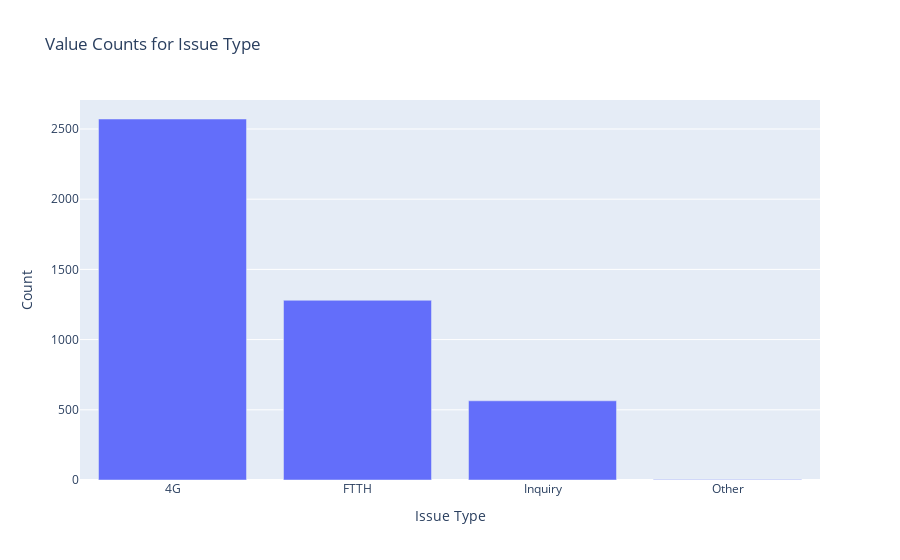
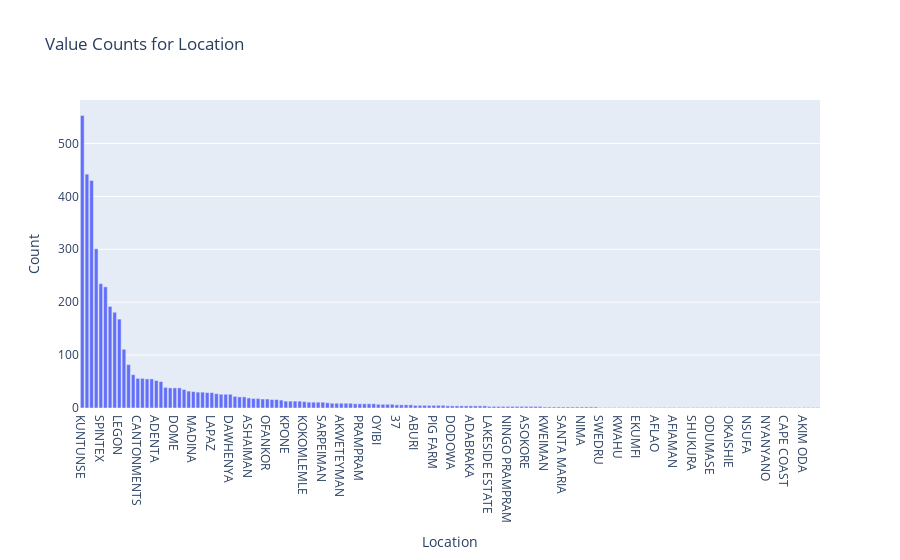
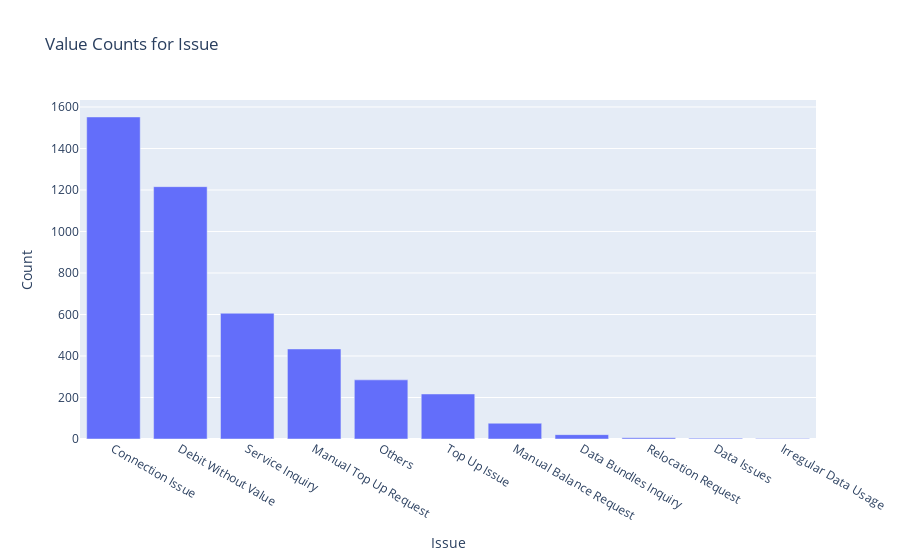
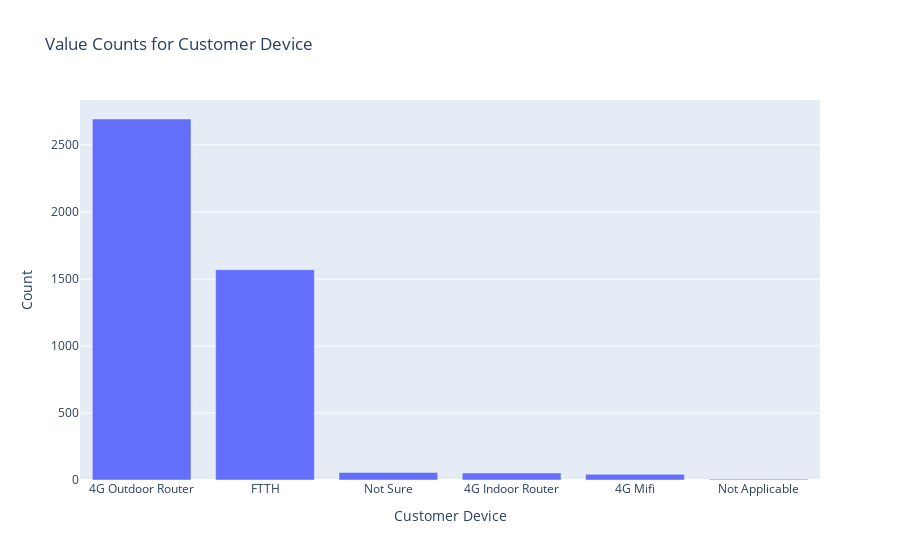

The notebook cell saved with these charts, in order:
### Markdown cell above
UNIVARIATE ANALYSIS

### Code cell
# Columns to exclude from the loop
exclude_columns = ['ID','Name', 'Phone', 'Email', 'Date']

# Loop through each column
for column in Telecom_2023.columns:
    # Skip excluded columns
    if column in exclude_columns:
        continue
    
    # Get unique values and their counts
    value_counts = Telecom_2023[column].value_counts()
    
    # Create bar chart
    fig = px.bar(value_counts, x=value_counts.index, y=value_counts.values, 
                 labels={'x': column, 'y': 'Count'}, 
                 title=f"Value Counts for {column}")
    
    # Show plot
    fig.show()

### Figure 1 — Plotly figure (JSON) as saved in the notebook; plotly's stock layout.template omitted (floating-point values rounded to 4 significant figures)
{"data": [{"alignmentgroup": "True", "hovertemplate": "Issue Type=%{x}<br>Count=%{y}<extra></extra>", "legendgroup": "", "marker": {"color": "#636efa", "pattern": {"shape": ""}}, "name": "", "offsetgroup": "", "orientation": "v", "showlegend": false, "textposition": "auto", "type": "bar", "x": ["4G", "FTTH", "Inquiry", "Other"], "xaxis": "x", "y": [2571, 1280, 564, 4], "yaxis": "y"}], "layout": {"barmode": "relative", "legend": {"tracegroupgap": 0}, "title": {"text": "Value Counts for Issue Type"}, "xaxis": {"anchor": "y", "domain": [0, 1], "title": {"text": "Issue Type"}}, "yaxis": {"anchor": "x", "domain": [0, 1], "title": {"text": "Count"}}}}

### Figure 2 — Plotly figure (JSON) as saved in the notebook; plotly's stock layout.template omitted (floating-point values rounded to 4 significant figures; data arrays with more than 128 entries replaced by an {"elided": "..."} marker saying what was removed)
{"data": [{"alignmentgroup": "True", "hovertemplate": "Location=%{x}<br>Count=%{y}<extra></extra>", "legendgroup": "", "marker": {"color": "#636efa", "pattern": {"shape": ""}}, "name": "", "offsetgroup": "", "orientation": "v", "showlegend": false, "textposition": "auto", "type": "bar", "x": {"elided": "160 str values"}, "xaxis": "x", "y": {"elided": "160 int values"}, "yaxis": "y"}], "layout": {"barmode": "relative", "legend": {"tracegroupgap": 0}, "title": {"text": "Value Counts for Location"}, "xaxis": {"anchor": "y", "domain": [0, 1], "title": {"text": "Location"}}, "yaxis": {"anchor": "x", "domain": [0, 1], "title": {"text": "Count"}}}}

### Figure 3 — Plotly figure (JSON) as saved in the notebook; plotly's stock layout.template omitted (floating-point values rounded to 4 significant figures)
{"data": [{"alignmentgroup": "True", "hovertemplate": "Issue=%{x}<br>Count=%{y}<extra></extra>", "legendgroup": "", "marker": {"color": "#636efa", "pattern": {"shape": ""}}, "name": "", "offsetgroup": "", "orientation": "v", "showlegend": false, "textposition": "auto", "type": "bar", "x": ["Connection Issue", "Debit Without Value", "Service Inquiry", "Manual Top Up Request", "Others", "Top Up Issue", "Manual Balance Request", "Data Bundles Inquiry", "Relocation Request", "Data Issues", "Irregular Data Usage"], "xaxis": "x", "y": [1552, 1216, 606, 434, 285, 217, 76, 21, 6, 4, 2], "yaxis": "y"}], "layout": {"barmode": "relative", "legend": {"tracegroupgap": 0}, "title": {"text": "Value Counts for Issue"}, "xaxis": {"anchor": "y", "domain": [0, 1], "title": {"text": "Issue"}}, "yaxis": {"anchor": "x", "domain": [0, 1], "title": {"text": "Count"}}}}

### Figure 4 — Plotly figure (JSON) as saved in the notebook; plotly's stock layout.template omitted (floating-point values rounded to 4 significant figures)
{"data": [{"alignmentgroup": "True", "hovertemplate": "Customer Device=%{x}<br>Count=%{y}<extra></extra>", "legendgroup": "", "marker": {"color": "#636efa", "pattern": {"shape": ""}}, "name": "", "offsetgroup": "", "orientation": "v", "showlegend": false, "textposition": "auto", "type": "bar", "x": ["4G Outdoor Router", "FTTH", "Not Sure", "4G Indoor Router", "4G Mifi", "Not Applicable"], "xaxis": "x", "y": [2694, 1569, 56, 52, 42, 6], "yaxis": "y"}], "layout": {"barmode": "relative", "legend": {"tracegroupgap": 0}, "title": {"text": "Value Counts for Customer Device"}, "xaxis": {"anchor": "y", "domain": [0, 1], "title": {"text": "Customer Device"}}, "yaxis": {"anchor": "x", "domain": [0, 1], "title": {"text": "Count"}}}}
